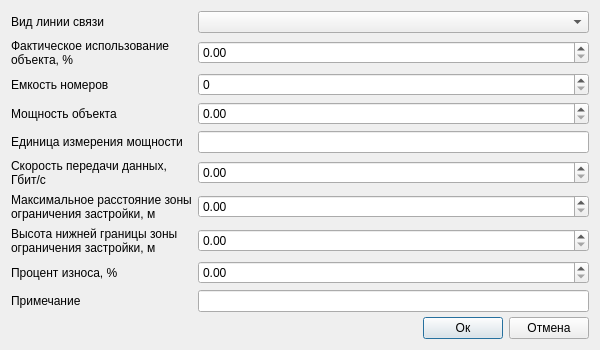
<?xml version="1.0" encoding="UTF-8"?>
<ui version="4.0">
 <class>Dialog</class>
 <widget class="QDialog" name="Dialog">
  <property name="geometry">
   <rect>
    <x>0</x>
    <y>0</y>
    <width>600</width>
    <height>350</height>
   </rect>
  </property>
  <property name="minimumSize">
   <size>
    <width>600</width>
    <height>350</height>
   </size>
  </property>
  <property name="windowTitle">
   <string>Объекты связи (полигон): Дополнительные атрибуты</string>
  </property>
  <property name="accessibleName">
   <string notr="true">btnSave</string>
  </property>
  <layout class="QVBoxLayout" name="verticalLayout_2">
   <item>
    <layout class="QGridLayout" name="gridLayout_2">
     <item row="0" column="1">
      <layout class="QHBoxLayout" name="horizontalLayout_4">
       <item>
        <layout class="QGridLayout" name="gridLayout_3">
         <item row="12" column="0">
          <widget class="QLabel" name="label_4">
           <property name="text">
            <string>Максимальное расстояние зоны
ограничения застройки, м</string>
           </property>
          </widget>
         </item>
         <item row="0" column="1">
          <widget class="QComboBox" name="cbCommunicationLineType"/>
         </item>
         <item row="6" column="0">
          <widget class="QLabel" name="label_9">
           <property name="text">
            <string>Мощность объекта</string>
           </property>
          </widget>
         </item>
         <item row="2" column="0">
          <widget class="QLabel" name="label_2">
           <property name="text">
            <string>Фактическое использование
объекта, %</string>
           </property>
          </widget>
         </item>
         <item row="4" column="1">
          <widget class="QgsSpinBox" name="sbCapacitance">
           <property name="maximum">
            <number>10000000</number>
           </property>
           <property name="clearValue">
            <bool>true</bool>
           </property>
          </widget>
         </item>
         <item row="0" column="0">
          <widget class="QLabel" name="label">
           <property name="text">
            <string>Вид линии связи</string>
           </property>
          </widget>
         </item>
         <item row="16" column="0">
          <widget class="QLabel" name="label_24">
           <property name="text">
            <string>Процент износа, %</string>
           </property>
          </widget>
         </item>
         <item row="6" column="1">
          <widget class="QgsDoubleSpinBox" name="sbPower">
           <property name="maximum">
            <double>10000000.000000000000000</double>
           </property>
           <property name="clearValue">
            <bool>true</bool>
           </property>
          </widget>
         </item>
         <item row="8" column="1">
          <widget class="QLineEdit" name="tbPowerUnit">
           <property name="clearButtonEnabled">
            <bool>true</bool>
           </property>
          </widget>
         </item>
         <item row="9" column="1">
          <widget class="QgsDoubleSpinBox" name="sbSpeed">
           <property name="maximum">
            <double>10000000.000000000000000</double>
           </property>
           <property name="clearValue">
            <bool>true</bool>
           </property>
          </widget>
         </item>
         <item row="14" column="1">
          <widget class="QgsDoubleSpinBox" name="sbBottomBorderHeight">
           <property name="maximum">
            <double>10000000.000000000000000</double>
           </property>
           <property name="clearValue">
            <bool>true</bool>
           </property>
          </widget>
         </item>
         <item row="18" column="0">
          <widget class="QLabel" name="label_6">
           <property name="text">
            <string>Примечание</string>
           </property>
          </widget>
         </item>
         <item row="4" column="0">
          <widget class="QLabel" name="label_5">
           <property name="text">
            <string>Емкость номеров</string>
           </property>
          </widget>
         </item>
         <item row="2" column="1">
          <widget class="QgsDoubleSpinBox" name="sbActualUseOfTheObject">
           <property name="maximum">
            <double>100.000000000000000</double>
           </property>
           <property name="clearValue">
            <bool>true</bool>
           </property>
          </widget>
         </item>
         <item row="8" column="0">
          <widget class="QLabel" name="label_8">
           <property name="text">
            <string>Единица измерения мощности</string>
           </property>
          </widget>
         </item>
         <item row="9" column="0">
          <widget class="QLabel" name="label_7">
           <property name="text">
            <string>Скорость передачи данных,
Гбит/с</string>
           </property>
          </widget>
         </item>
         <item row="12" column="1">
          <widget class="QgsDoubleSpinBox" name="sbMaxDistanceOfBRZone">
           <property name="maximum">
            <double>10000000.000000000000000</double>
           </property>
           <property name="clearValue">
            <bool>true</bool>
           </property>
          </widget>
         </item>
         <item row="14" column="0">
          <widget class="QLabel" name="label_3">
           <property name="text">
            <string>Высота нижней границы зоны
ограничения застройки, м</string>
           </property>
          </widget>
         </item>
         <item row="18" column="1">
          <widget class="QLineEdit" name="tbNote">
           <property name="clearButtonEnabled">
            <bool>true</bool>
           </property>
          </widget>
         </item>
         <item row="16" column="1">
          <widget class="QgsDoubleSpinBox" name="sbWearPercentage">
           <property name="maximum">
            <double>100.000000000000000</double>
           </property>
           <property name="clearValue">
            <bool>true</bool>
           </property>
          </widget>
         </item>
        </layout>
       </item>
      </layout>
     </item>
     <item row="3" column="1">
      <layout class="QHBoxLayout" name="horizontalLayout">
       <item>
        <spacer name="horizontalSpacer">
         <property name="orientation">
          <enum>Qt::Horizontal</enum>
         </property>
         <property name="sizeHint" stdset="0">
          <size>
           <width>40</width>
           <height>20</height>
          </size>
         </property>
        </spacer>
       </item>
       <item>
        <widget class="QPushButton" name="btnOk">
         <property name="accessibleName">
          <string notr="true">btnSave</string>
         </property>
         <property name="text">
          <string>Ок</string>
         </property>
         <property name="default">
          <bool>true</bool>
         </property>
        </widget>
       </item>
       <item>
        <widget class="QPushButton" name="btnCancel">
         <property name="accessibleName">
          <string notr="true">btnCancel</string>
         </property>
         <property name="text">
          <string>Отмена</string>
         </property>
        </widget>
       </item>
      </layout>
     </item>
     <item row="2" column="1">
      <layout class="QHBoxLayout" name="horizontalLayout_2">
       <item>
        <spacer name="verticalSpacer">
         <property name="orientation">
          <enum>Qt::Vertical</enum>
         </property>
         <property name="sizeHint" stdset="0">
          <size>
           <width>20</width>
           <height>40</height>
          </size>
         </property>
        </spacer>
       </item>
      </layout>
     </item>
    </layout>
   </item>
  </layout>
 </widget>
 <customwidgets>
  <customwidget>
   <class>QgsDoubleSpinBox</class>
   <extends>QDoubleSpinBox</extends>
   <header>qgsdoublespinbox.h</header>
  </customwidget>
  <customwidget>
   <class>QgsSpinBox</class>
   <extends>QSpinBox</extends>
   <header>qgsspinbox.h</header>
  </customwidget>
 </customwidgets>
 <tabstops>
  <tabstop>cbCommunicationLineType</tabstop>
  <tabstop>sbActualUseOfTheObject</tabstop>
  <tabstop>sbCapacitance</tabstop>
  <tabstop>sbPower</tabstop>
  <tabstop>tbPowerUnit</tabstop>
  <tabstop>sbSpeed</tabstop>
  <tabstop>sbMaxDistanceOfBRZone</tabstop>
  <tabstop>sbBottomBorderHeight</tabstop>
  <tabstop>sbWearPercentage</tabstop>
  <tabstop>tbNote</tabstop>
  <tabstop>btnOk</tabstop>
  <tabstop>btnCancel</tabstop>
 </tabstops>
 <resources/>
 <connections/>
</ui>
